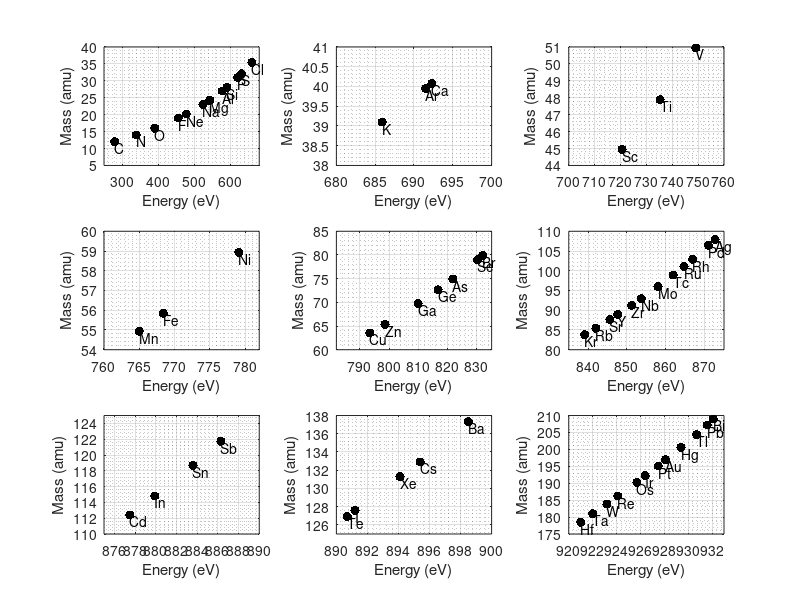

Recreate this plot in MATLAB.
% This is a MATLAB Script written by Rikke Plougmann to plot VAMAS ISS files
clear all
close all
%title('ISS peak energies (high-energy "foot” of peaks)')

labels = {'C' 'N' 'O' 'F' 'Ne' 'Na', 'Mg', 'Al', 'Si','P','S','Cl','K','Ar',...
    'Ca','Sc','Ti','V','Cr','Mn','Fe','Ni','Co','Cu','Zn','Ga','Ge','As',...
    'Se','Br','Kr','Rb','Sr','Y','Zr','Nb','Mo','Tc','Ru','Rh','Pd','Ag','Cd','In','Sn','Sb','I','Te','Xe',...
    'Cs','Ba','Hf','Ta','W','Re','Os','Ir','Pt','Au','Hg','Tl','Pb','Bi','Po','At','Rn'};

mass = [12.011, 14.007, 15.999, 18.998, 20.180, 22.990, 24.305, ...
    26.982, 28.086, 30.974, 32.066, 35.453, 39.098, 39.948, ...
    40.078, 44.956, 47.88, 50.942, 51.996, 54.938, 55.845, 58.933, ...
    58.693, 63.546, 65.38, 69.723, 72.631, 74.922, 78.971, 79.904, 83.798,...
    85.468,87.62,88.906,91.224,92.906,95.95,98.907,101.07,...
    102.906,106.42,107.868,112.414,114.818,118.711,121.760,127.6,126.904,131.294,...
    132.905,137.328,178.49,180.948,183.85,186.207,190.23,192.22,195.08,196.967,...
    200.59,204.383,207.2,208.980,208.982,209.987,222.018];

energy = [279.5,339.4,390.9,455.8,478.0,524.2,543.3, ...
    577.7,590.5, 620.6, 630.9, 659.6, 685.9, 691.5, ...
    692.3,720.6,735.3,749.1,753.5,765.0,768.4,779.1,...
    778.3,793.4,798.6,809.9,816.7,821.8,830.2,832.0,839.1,...
    842.0,845.6,847.6,851.2,853.7,858.0,861.9,864.7,...
    866.9,871.0,872.7,877.5,879.9,883.6,886.3,891.2,890.7,894.1,...
    895.4,898.5,921.0,922.0,923.2,924.1,925.7,926.4,927.5,928.1,...
    929.4,930.7,931.6,932.1,932.1,932.4,936.0];


subplot(3,3,1);
plot(energy,mass,'k.','MarkerSize',20)
xlabel('Energy (eV)')
ylabel('Mass (amu)')
grid on
grid minor
ax = gca;
%ax.FontSize = 20;
xlim([250 680])
ylim([5 40])

labels = {'C' 'N' 'O' 'F' 'Ne' 'Na', 'Mg', 'Al', 'Si','P','S','Cl'};
mass = [12.011, 14.007, 15.999, 18.998, 20.180, 22.990, 24.305, ...
    26.982, 28.086, 30.974, 32.066,35.453];
energy = [279.5,339.4,390.9,455.8,478.0,524.2,543.3, ...
    577.7,590.5, 620.6, 630.9,659.6];
text(energy,mass,labels,'VerticalAlignment','top','HorizontalAlignment','left')


labels = {'K','Ar','Ca'};
mass = [39.098, 39.948, 40.078];
energy = [685.9, 691.5, 692.3];

subplot(3,3,2);
plot(energy,mass,'k.','MarkerSize',20)
xlabel('Energy (eV)')
ylabel('Mass (amu)')
grid on
grid minor
ax = gca;
%ax.FontSize = 20;
xlim([680 700])
text(energy,mass,labels,'VerticalAlignment','top','HorizontalAlignment','left')
ylim([38 41])

labels = {'Sc','Ti','V'};
mass = [44.956, 47.88, 50.942];
energy = [720.6,735.3,749.1];

subplot(3,3,3);
plot(energy,mass,'k.','MarkerSize',20)
xlabel('Energy (eV)')
ylabel('Mass (amu)')
grid on
grid minor
ax = gca;
%ax.FontSize = 20;
xlim([700 760])
text(energy,mass,labels,'VerticalAlignment','top','HorizontalAlignment','left')


labels = {'Mn','Fe','Ni'};
mass = [54.938, 55.845, 58.933];
energy = [765.0,768.4,779.1];

subplot(3,3,4);
plot(energy,mass,'k.','MarkerSize',20)
xlabel('Energy (eV)')
ylabel('Mass (amu)')
grid on
grid minor
ax = gca;
%ax.FontSize = 20;
xlim([760 782])
text(energy,mass,labels,'VerticalAlignment','top','HorizontalAlignment','left')
ylim([54 60])

labels = {'Cu','Zn','Ga','Ge','As','Se','Br'};
mass = [63.546, 65.38, 69.723, 72.631, 74.922, 78.971, 79.904];
energy = [793.4,798.6,809.9,816.7,821.8,830.2,832.0];

subplot(3,3,5);
plot(energy,mass,'k.','MarkerSize',20)
xlabel('Energy (eV)')
ylabel('Mass (amu)')
grid on
grid minor
ax = gca;
%ax.FontSize = 20;
xlim([782 835])
text(energy,mass,labels,'VerticalAlignment','top','HorizontalAlignment','left')
ylim([60 85])

labels = {'Kr','Rb','Sr','Y','Zr','Nb','Mo','Tc','Ru','Rh','Pd','Ag'};
mass = [83.798,85.468,87.62,88.906,91.224,92.906,95.95,98.907,101.07,...
    102.906,106.42,107.868];
energy = [839.1,842.0,845.6,847.6,851.2,853.7,858.0,861.9,864.7,...
    866.9,871.0,872.7];

subplot(3,3,6);
plot(energy,mass,'k.','MarkerSize',20)
xlabel('Energy (eV)')
ylabel('Mass (amu)')
grid on
grid minor
ax = gca;
%ax.FontSize = 20;
xlim([835 875])
text(energy,mass,labels,'VerticalAlignment','top','HorizontalAlignment','left')


labels = {'Cd','In','Sn','Sb'};
mass = [112.414,114.818,118.711,121.760];
energy = [877.5,879.9,883.6,886.3];

subplot(3,3,7);
plot(energy,mass,'k.','MarkerSize',20)
xlabel('Energy (eV)')
ylabel('Mass (amu)')
grid on
grid minor
ax = gca;
%ax.FontSize = 20;
xlim([875 890])
text(energy,mass,labels,'VerticalAlignment','top','HorizontalAlignment','left')
ylim([110 125])

labels = {'I','Te','Xe','Cs','Ba'};
mass = [127.6,126.904,131.294,132.905,137.328];
energy = [891.2,890.7,894.1,895.4,898.5];

subplot(3,3,8);
plot(energy,mass,'k.','MarkerSize',20)
xlabel('Energy (eV)')
ylabel('Mass (amu)')
grid on
grid minor
ax = gca;
%ax.FontSize = 20;
xlim([890 900])
text(energy,mass,labels,'VerticalAlignment','top','HorizontalAlignment','left')
ylim([125 138])


labels = {'Hf','Ta','W','Re','Os','Ir','Pt','Au','Hg','Tl','Pb','Bi'};
mass = [178.49,180.948,183.85,186.207,190.23,192.22,195.08,196.967,...
    200.59,204.383,207.2,208.980];
energy = [921.0,922.0,923.2,924.1,925.7,926.4,927.5,928.1,...
    929.4,930.7,931.6,932.1];

subplot(3,3,9);
plot(energy,mass,'k.','MarkerSize',20)
xlabel('Energy (eV)')
ylabel('Mass (amu)')
grid on
grid minor
ax = gca;
%ax.FontSize = 20;
xlim([920 933])
text(energy,mass,labels,'VerticalAlignment','top','HorizontalAlignment','left')
ylim([175 210])



